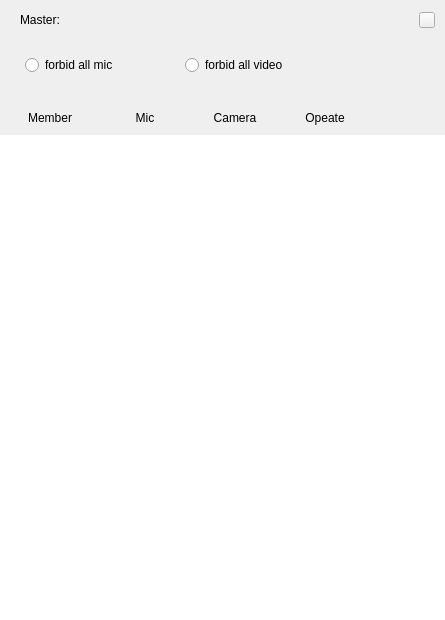
<?xml version="1.0" encoding="UTF-8"?>
<ui version="4.0">
 <class>MemberListViewController</class>
 <widget class="QWidget" name="MemberListViewController">
  <property name="geometry">
   <rect>
    <x>0</x>
    <y>0</y>
    <width>445</width>
    <height>620</height>
   </rect>
  </property>
  <property name="windowTitle">
   <string/>
  </property>
  <layout class="QVBoxLayout" name="verticalLayout">
   <property name="spacing">
    <number>0</number>
   </property>
   <property name="leftMargin">
    <number>0</number>
   </property>
   <property name="topMargin">
    <number>0</number>
   </property>
   <property name="rightMargin">
    <number>0</number>
   </property>
   <property name="bottomMargin">
    <number>0</number>
   </property>
   <item>
    <widget class="QWidget" name="head_widget" native="true">
     <layout class="QHBoxLayout" name="horizontalLayout_3">
      <property name="spacing">
       <number>20</number>
      </property>
      <property name="leftMargin">
       <number>20</number>
      </property>
      <property name="topMargin">
       <number>0</number>
      </property>
      <property name="rightMargin">
       <number>10</number>
      </property>
      <property name="bottomMargin">
       <number>0</number>
      </property>
      <item>
       <widget class="QLabel" name="master_label">
        <property name="minimumSize">
         <size>
          <width>0</width>
          <height>0</height>
         </size>
        </property>
        <property name="maximumSize">
         <size>
          <width>80</width>
          <height>16777215</height>
         </size>
        </property>
        <property name="text">
         <string>Master:</string>
        </property>
        <property name="alignment">
         <set>Qt::AlignLeading|Qt::AlignLeft|Qt::AlignVCenter</set>
        </property>
       </widget>
      </item>
      <item>
       <widget class="QLabel" name="master_name_label">
        <property name="minimumSize">
         <size>
          <width>250</width>
          <height>40</height>
         </size>
        </property>
        <property name="maximumSize">
         <size>
          <width>250</width>
          <height>40</height>
         </size>
        </property>
        <property name="text">
         <string/>
        </property>
       </widget>
      </item>
      <item>
       <spacer name="horizontalSpacer">
        <property name="orientation">
         <enum>Qt::Horizontal</enum>
        </property>
        <property name="sizeHint" stdset="0">
         <size>
          <width>301</width>
          <height>20</height>
         </size>
        </property>
       </spacer>
      </item>
      <item>
       <widget class="QPushButton" name="close_btn">
        <property name="minimumSize">
         <size>
          <width>0</width>
          <height>16</height>
         </size>
        </property>
        <property name="maximumSize">
         <size>
          <width>16</width>
          <height>16</height>
         </size>
        </property>
        <property name="text">
         <string/>
        </property>
       </widget>
      </item>
     </layout>
    </widget>
   </item>
   <item>
    <widget class="QWidget" name="control_widget" native="true">
     <layout class="QHBoxLayout" name="horizontalLayout">
      <property name="spacing">
       <number>10</number>
      </property>
      <property name="leftMargin">
       <number>20</number>
      </property>
      <property name="topMargin">
       <number>10</number>
      </property>
      <property name="rightMargin">
       <number>0</number>
      </property>
      <property name="bottomMargin">
       <number>5</number>
      </property>
      <item>
       <widget class="QWidget" name="forbid_mic_widget" native="true">
        <property name="minimumSize">
         <size>
          <width>150</width>
          <height>30</height>
         </size>
        </property>
        <property name="maximumSize">
         <size>
          <width>150</width>
          <height>30</height>
         </size>
        </property>
        <layout class="QHBoxLayout" name="horizontalLayout_7">
         <property name="spacing">
          <number>0</number>
         </property>
         <property name="leftMargin">
          <number>5</number>
         </property>
         <property name="topMargin">
          <number>0</number>
         </property>
         <property name="rightMargin">
          <number>0</number>
         </property>
         <property name="bottomMargin">
          <number>0</number>
         </property>
         <item>
          <widget class="QRadioButton" name="forbid_mic_btn">
           <property name="sizePolicy">
            <sizepolicy hsizetype="Minimum" vsizetype="Preferred">
             <horstretch>0</horstretch>
             <verstretch>0</verstretch>
            </sizepolicy>
           </property>
           <property name="minimumSize">
            <size>
             <width>150</width>
             <height>30</height>
            </size>
           </property>
           <property name="maximumSize">
            <size>
             <width>150</width>
             <height>30</height>
            </size>
           </property>
           <property name="text">
            <string>forbid all mic</string>
           </property>
           <property name="iconSize">
            <size>
             <width>35</width>
             <height>35</height>
            </size>
           </property>
          </widget>
         </item>
        </layout>
       </widget>
      </item>
      <item>
       <widget class="QWidget" name="forbid_camera_widget" native="true">
        <property name="minimumSize">
         <size>
          <width>150</width>
          <height>30</height>
         </size>
        </property>
        <property name="maximumSize">
         <size>
          <width>150</width>
          <height>30</height>
         </size>
        </property>
        <property name="styleSheet">
         <string notr="true"/>
        </property>
        <layout class="QHBoxLayout" name="horizontalLayout_8">
         <property name="spacing">
          <number>0</number>
         </property>
         <property name="leftMargin">
          <number>5</number>
         </property>
         <property name="topMargin">
          <number>0</number>
         </property>
         <property name="rightMargin">
          <number>0</number>
         </property>
         <property name="bottomMargin">
          <number>0</number>
         </property>
         <item>
          <widget class="QRadioButton" name="forbid_camera_btn">
           <property name="sizePolicy">
            <sizepolicy hsizetype="Minimum" vsizetype="Preferred">
             <horstretch>0</horstretch>
             <verstretch>0</verstretch>
            </sizepolicy>
           </property>
           <property name="minimumSize">
            <size>
             <width>150</width>
             <height>30</height>
            </size>
           </property>
           <property name="maximumSize">
            <size>
             <width>150</width>
             <height>30</height>
            </size>
           </property>
           <property name="text">
            <string>forbid all video</string>
           </property>
           <property name="iconSize">
            <size>
             <width>35</width>
             <height>35</height>
            </size>
           </property>
          </widget>
         </item>
        </layout>
       </widget>
      </item>
      <item>
       <spacer name="horizontalSpacer_7">
        <property name="orientation">
         <enum>Qt::Horizontal</enum>
        </property>
        <property name="sizeHint" stdset="0">
         <size>
          <width>40</width>
          <height>20</height>
         </size>
        </property>
       </spacer>
      </item>
     </layout>
    </widget>
   </item>
   <item>
    <layout class="QHBoxLayout" name="horizontalLayout_2">
     <item>
      <widget class="QWidget" name="widget" native="true">
       <property name="minimumSize">
        <size>
         <width>280</width>
         <height>0</height>
        </size>
       </property>
       <property name="maximumSize">
        <size>
         <width>280</width>
         <height>16777215</height>
        </size>
       </property>
       <layout class="QHBoxLayout" name="horizontalLayout_6">
        <property name="spacing">
         <number>0</number>
        </property>
        <property name="leftMargin">
         <number>0</number>
        </property>
        <property name="topMargin">
         <number>0</number>
        </property>
        <property name="rightMargin">
         <number>0</number>
        </property>
        <property name="bottomMargin">
         <number>0</number>
        </property>
        <item>
         <widget class="QLabel" name="member_label">
          <property name="minimumSize">
           <size>
            <width>100</width>
            <height>40</height>
           </size>
          </property>
          <property name="maximumSize">
           <size>
            <width>100</width>
            <height>40</height>
           </size>
          </property>
          <property name="styleSheet">
           <string notr="true"/>
          </property>
          <property name="text">
           <string>Member</string>
          </property>
          <property name="alignment">
           <set>Qt::AlignBottom|Qt::AlignHCenter</set>
          </property>
         </widget>
        </item>
        <item>
         <widget class="QLabel" name="mic_label">
          <property name="minimumSize">
           <size>
            <width>90</width>
            <height>40</height>
           </size>
          </property>
          <property name="maximumSize">
           <size>
            <width>90</width>
            <height>40</height>
           </size>
          </property>
          <property name="styleSheet">
           <string notr="true"/>
          </property>
          <property name="text">
           <string>Mic</string>
          </property>
          <property name="alignment">
           <set>Qt::AlignBottom|Qt::AlignHCenter</set>
          </property>
         </widget>
        </item>
        <item>
         <widget class="QLabel" name="cam_label">
          <property name="minimumSize">
           <size>
            <width>90</width>
            <height>40</height>
           </size>
          </property>
          <property name="maximumSize">
           <size>
            <width>90</width>
            <height>40</height>
           </size>
          </property>
          <property name="styleSheet">
           <string notr="true"/>
          </property>
          <property name="text">
           <string>Camera</string>
          </property>
          <property name="alignment">
           <set>Qt::AlignBottom|Qt::AlignHCenter</set>
          </property>
         </widget>
        </item>
       </layout>
      </widget>
     </item>
     <item>
      <widget class="QWidget" name="opeate_widget" native="true">
       <layout class="QHBoxLayout" name="horizontalLayout_5">
        <property name="spacing">
         <number>0</number>
        </property>
        <property name="leftMargin">
         <number>0</number>
        </property>
        <property name="topMargin">
         <number>0</number>
        </property>
        <property name="rightMargin">
         <number>0</number>
        </property>
        <property name="bottomMargin">
         <number>0</number>
        </property>
        <item>
         <widget class="QLabel" name="opeate_label">
          <property name="minimumSize">
           <size>
            <width>90</width>
            <height>40</height>
           </size>
          </property>
          <property name="maximumSize">
           <size>
            <width>90</width>
            <height>40</height>
           </size>
          </property>
          <property name="text">
           <string>Opeate</string>
          </property>
          <property name="alignment">
           <set>Qt::AlignBottom|Qt::AlignHCenter</set>
          </property>
         </widget>
        </item>
       </layout>
      </widget>
     </item>
     <item>
      <spacer name="horizontalSpacer_2">
       <property name="orientation">
        <enum>Qt::Horizontal</enum>
       </property>
       <property name="sizeHint" stdset="0">
        <size>
         <width>40</width>
         <height>20</height>
        </size>
       </property>
      </spacer>
     </item>
    </layout>
   </item>
   <item>
    <widget class="QWidget" name="widget_line" native="true">
     <property name="minimumSize">
      <size>
       <width>0</width>
       <height>10</height>
      </size>
     </property>
     <property name="maximumSize">
      <size>
       <width>16777215</width>
       <height>10</height>
      </size>
     </property>
     <layout class="QHBoxLayout" name="horizontalLayout_4">
      <property name="spacing">
       <number>0</number>
      </property>
      <property name="leftMargin">
       <number>15</number>
      </property>
      <property name="topMargin">
       <number>0</number>
      </property>
      <property name="rightMargin">
       <number>15</number>
      </property>
      <property name="bottomMargin">
       <number>0</number>
      </property>
      <item>
       <widget class="QWidget" name="line" native="true">
        <property name="minimumSize">
         <size>
          <width>0</width>
          <height>1</height>
         </size>
        </property>
        <property name="maximumSize">
         <size>
          <width>16777215</width>
          <height>1</height>
         </size>
        </property>
       </widget>
      </item>
     </layout>
    </widget>
   </item>
   <item>
    <widget class="QListWidget" name="member_list_widget">
     <property name="frameShape">
      <enum>QFrame::NoFrame</enum>
     </property>
     <property name="lineWidth">
      <number>0</number>
     </property>
     <property name="verticalScrollBarPolicy">
      <enum>Qt::ScrollBarAlwaysOff</enum>
     </property>
     <property name="horizontalScrollBarPolicy">
      <enum>Qt::ScrollBarAlwaysOff</enum>
     </property>
    </widget>
   </item>
  </layout>
 </widget>
 <resources/>
 <connections/>
</ui>
